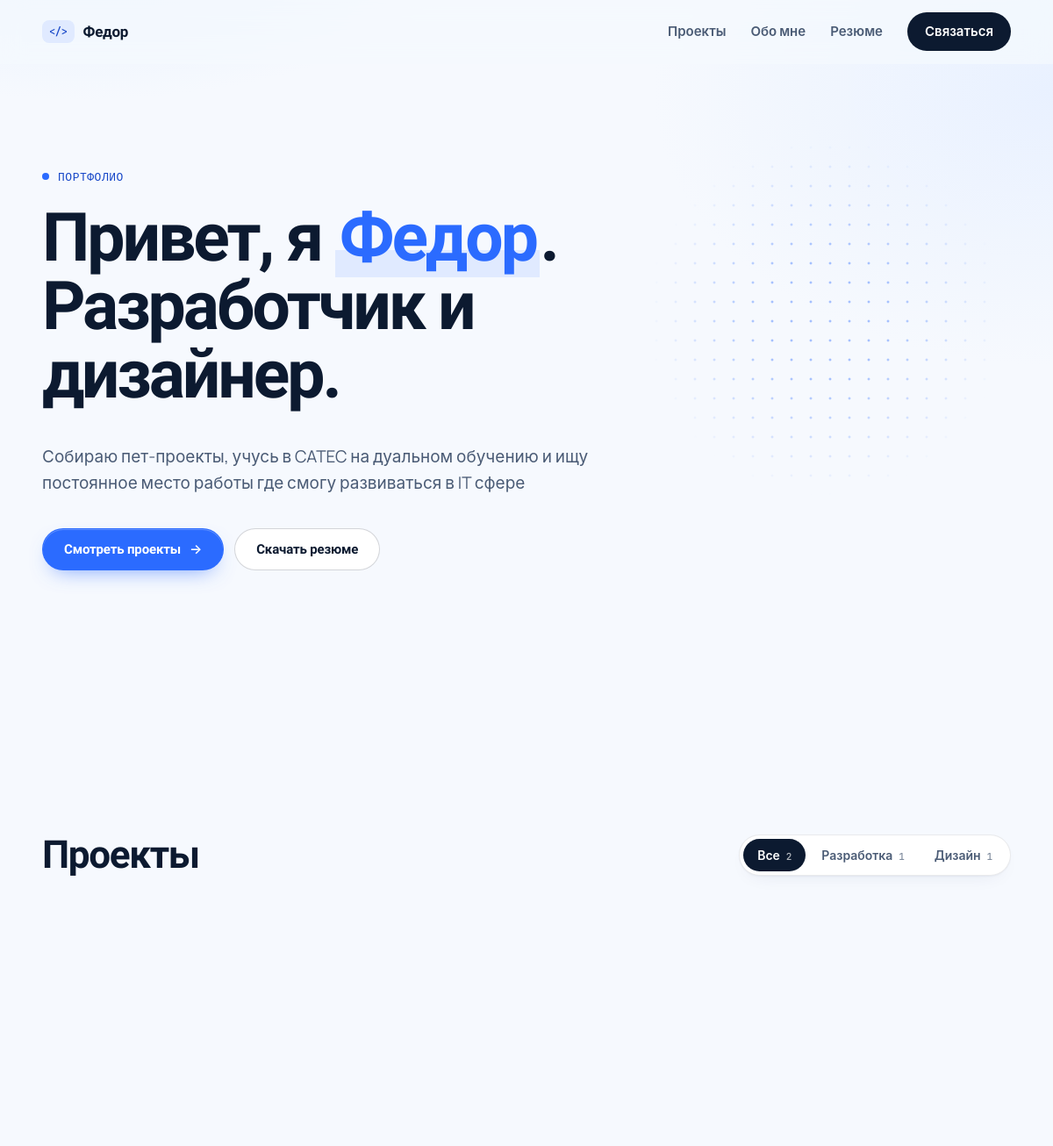
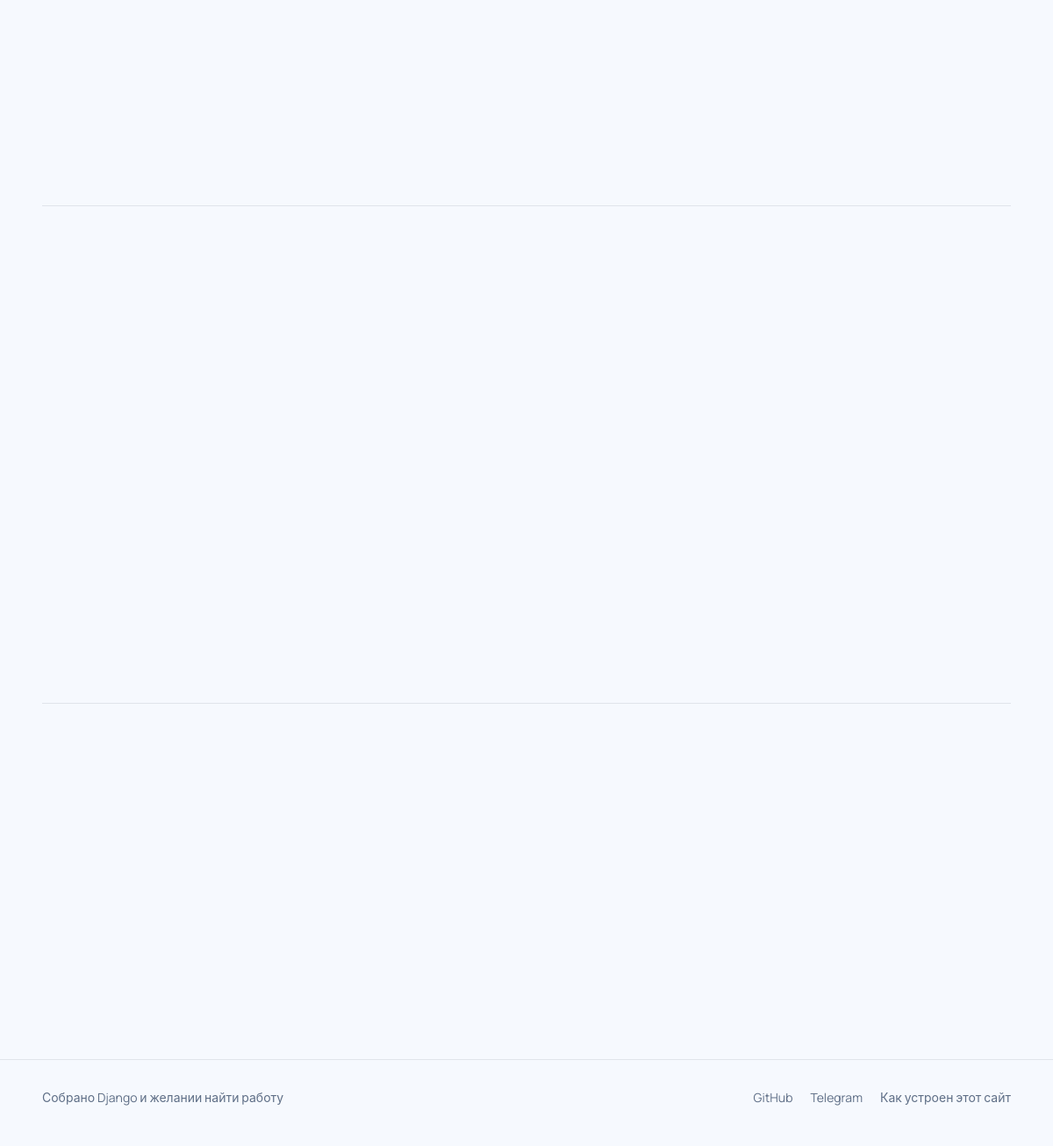
The page / on the database its author committed (2 pictures, top to bottom).
### portfolio/models.py (models this page shows, shortened)
class SiteConfig(models.Model):
    owner_name = models.CharField(
        "Имя", max_length=100, default="Твоё Имя",
        help_text="Отображается в шапке и хиро-блоке.",
    )
    role_title = models.CharField(
        "Роль / профессия", max_length=150,
        default="Разработчик и дизайнер",
        help_text='Например: "Python-разработчик" или "Fullstack + UI/UX".',
    )
    hero_tagline = models.TextField(
        "Текст хиро-блока", max_length=400,
        default="Собираю пет-проекты, которые не стыдно показать. "
                "Иногда даже доделываю их до конца.",
    )
    about_text = models.TextField(
        "Текст \"обо мне\"", blank=True,
        default="Расскажи здесь пару абзацев о себе: чем занимаешься, "
                "что любишь в разработке и дизайне, что ищешь.",
    )
    avatar = models.ImageField(
        "Аватар", upload_to="site/", blank=True, null=True,
        help_text="Квадратное изображение хорошо смотрится лучше всего.",
    )
    email = models.EmailField("Почта", blank=True)
    github_url = models.URLField("GitHub", blank=True)
    telegram_url = models.URLField("Telegram", blank=True)
    linkedin_url = models.URLField("LinkedIn", blank=True)
    extra_link_label = models.CharField(
        "Доп. ссылка — подпись", max_length=50, blank=True,
        help_text='Например: "Behance" или "Мой блог".',
    )
    extra_link_url = models.URLField("Доп. ссылка — адрес", blank=True)
    resume_file = models.FileField(
        "Файл резюме (PDF)", upload_to="site/", blank=True, null=True,
    )
    stat1_value = models.CharField("Статистика 1 — число", max_length=20, default="42")
    stat1_label = models.CharField("Статистика 1 — подпись", max_length=60, default="раздавленных багов")
    stat2_value = models.CharField("Статистика 2 — число", max_length=20, default="9000+")
    stat2_label = models.CharField("Статистика 2 — подпись", max_length=60, default="чашек кофе")
    stat3_value = models.CharField("Статистика 3 — число", max_length=20, default="3 AM")
    stat3_label = models.CharField("Статистика 3 — подпись", max_length=60, default="типичное время коммита")
    footer_note = models.CharField(
        "Строка в подвале", max_length=200,
        default="Собрано на чае, Django и лёгком перфекционизме.",
    )
    easter_egg_message = models.CharField(
        "Секретное сообщение (пасхалка)", max_length=200, blank=True,
        default="Ты нашёл(а) секретную комбинацию клавиш. Держи печеньку 🍪",
        help_text="Показывается всплывающей подсказкой на Konami-код "
                   "(↑ ↑ ↓ ↓ ← → ← → B A).",
    )
    class Meta:
        verbose_name = "Настройки сайта"
        verbose_name_plural = "Настройки сайта"
    @classmethod
    def load(cls):
        obj, _ = cls.objects.get_or_create(pk=1)
        return obj

### portfolio/views.py (the view)
# urls.py: path("", views.HomeView.as_view(), name="home"),
class HomeView(ListView):
    model = Project
    template_name = "portfolio/home.html"
    context_object_name = "projects"
    def get_queryset(self):
        return (
            Project.objects.all()
            .prefetch_related("tags")
        )
    def get_context_data(self, **kwargs):
        ctx = super().get_context_data(**kwargs)
        ctx["dev_count"] = sum(1 for p in ctx["projects"] if p.category == Project.CATEGORY_DEV)
        ctx["design_count"] = sum(1 for p in ctx["projects"] if p.category == Project.CATEGORY_DESIGN)
        return ctx

### portfolio/context_processors.py (called while the page is built)
def site_config(request):
    return {"site": SiteConfig.load()}

### portfolio/models.py (called while the page is built)
    def get_absolute_url(self):
        return reverse("portfolio:project_detail", kwargs={"slug": self.slug})

### portfolio/templates/portfolio/home.html (shortened to what this page needs)
{% extends "portfolio/base.html" %}
{% load static %}
{% block content %}
<section class="hero wrap">
    <p class="hero__eyebrow" data-anim="hero">Портфолио</p>
    <h1 class="hero__title" data-anim="hero">
        Привет, я <span class="hero__name">{{ site.owner_name }}</span>.<br>
        {{ site.role_title }}.
    </h1>
    <p class="hero__tagline" data-anim="hero">{{ site.hero_tagline }}</p>
    <div class="hero__actions" data-anim="hero">
        <a href="#projects" class="btn btn--primary">Смотреть проекты</a>
        {% if site.resume_file %}
            <a href="{{ site.resume_file.url }}" class="btn btn--ghost" target="_blank" rel="noopener">Скачать резюме</a>
        {% endif %}
    </div>
</section>
<section class="stats wrap" aria-label="Забавная статистика">
</section>
<section class="projects wrap" id="projects">
    <div class="projects__head">
        <h2>Проекты</h2>
        <div class="filter-tabs" role="tablist" aria-label="Фильтр проектов по категории">
            <button class="filter-tabs__btn is-active" data-filter="all" role="tab" aria-selected="true">
                Все <span class="filter-tabs__count">{{ projects|length }}</span>
            </button>
            <button class="filter-tabs__btn" data-filter="dev" role="tab" aria-selected="false">
                Разработка <span class="filter-tabs__count">{{ dev_count }}</span>
            </button>
            <button class="filter-tabs__btn" data-filter="design" role="tab" aria-selected="false">
                Дизайн <span class="filter-tabs__count">{{ design_count }}</span>
            </button>
        </div>
    </div>
    {% if projects %}
    <div class="cards-grid">
    </div>
    {% else %}
    <div class="empty-state">
        <p>Проектов пока нет - самое время добавить первый в
            <a href="/admin/portfolio/project/add/">админке</a>.</p>
    </div>
    {% endif %}
</section>
<section class="about wrap" id="about">
</section>
<section class="contact wrap" id="contact">
</section>
{% endblock %}

### portfolio/templates/portfolio/base.html (shortened to what this page needs)
{% load static %}<!DOCTYPE html>
<html lang="ru">
<head>
    <link rel="stylesheet" href="{% static 'portfolio/css/style.css' %}">
</head>
<body>
<header class="site-header">
    <div class="wrap site-header__inner">
        <a href="{% url 'portfolio:home' %}" class="brand">
            <span class="brand__mark">&lt;/&gt;</span>
            <span class="brand__name">{{ site.owner_name }}</span>
        </a>
        <nav class="site-nav">
            <a href="{% url 'portfolio:home' %}#projects">Проекты</a>
            <a href="{% url 'portfolio:home' %}#about">Обо мне</a>
            {% if site.resume_file %}
                <a href="{{ site.resume_file.url }}" target="_blank" rel="noopener">Резюме</a>
            {% endif %}
            <a href="{% url 'portfolio:home' %}#contact" class="site-nav__cta">Связаться</a>
        </nav>
    </div>
</header>
<main>
    {% block content %}{% endblock %}
</main>
<footer class="site-footer">
    <div class="wrap site-footer__inner">
        <p class="site-footer__note">{{ site.footer_note }}</p>
        <div class="site-footer__links">
            {% if site.github_url %}<a href="{{ site.github_url }}" target="_blank" rel="noopener">GitHub</a>{% endif %}
            {% if site.telegram_url %}<a href="{{ site.telegram_url }}" target="_blank" rel="noopener">Telegram</a>{% endif %}
            <a href="{% url 'portfolio:about_site' %}">Как устроен этот сайт</a>
        </div>
    </div>
</footer>
</body>
</html>

### rows shown on the page
SiteConfig: owner_name "Федор", role_title "Разработчик и дизайнер", hero_tagline "Собираю пет-проекты, учусь в CATEC на дуальном обучению и ищу постоянное место работы где смогу развиваться в IT сфере", footer_note "Собрано Django и желании найти работу"

### other values the page prints
{{ projects|length }} "2"
{{ dev_count }} "1"
{{ design_count }} "1"
